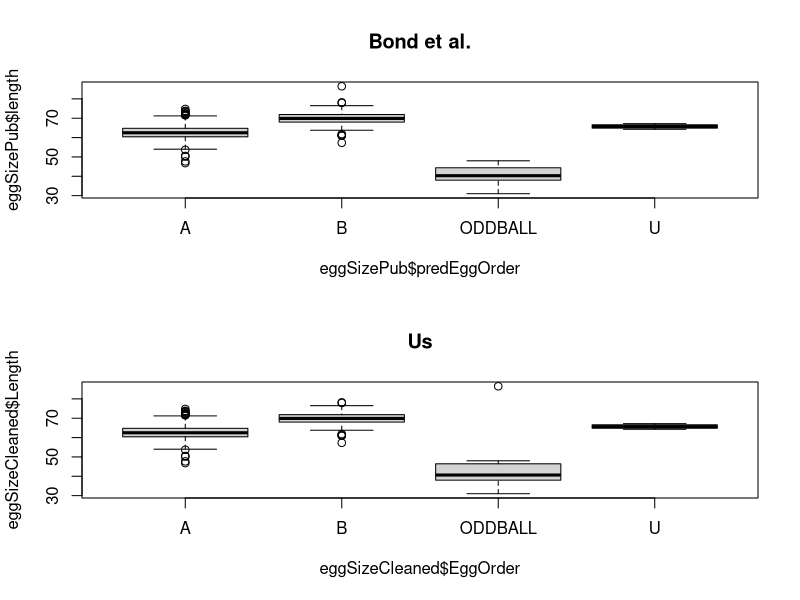

Generate this figure with R: (Note: this script raises an error after producing the figure.)
##################################################################
##                      Penguegg group                          ##
##      Changes rockhopper penguin in egg size over time        ##
##                        RQM Course                            ##
##################################################################

library(dplyr)

#########################import data##############################
rawEggSize <- read.csv("NRPE_eggSize_raw.csv")
names(rawEggSize) <- c('Source', 'SpecimenID', 'Location', 'Day',
                       'Month', 'Year', 'EggOrder', 'Length', 'Breadth', 'Volume', 'Reference')
##################################################################



###################Define discriminant function####################

##'Defines discriminant function with arbitrary cutoff
##'to determine egg-laying order of eggs listed as
##'unknown in dataset. Discriminant function comes from
##'Bond et al. 2016: 
##'D = 0.58*Length + 0.39*Breadth - 57.48
##'D = 0.73*Length + 0.50*Breadth - 72.39

assignOrder <- function(length, breadth, cutoff = 0.66){
  ##discriminant function
  ####From results
  #d <- length*0.73 + breadth*0.50 - 72.39
  
  ####From results, with signs switched
  #d <- -length*0.73 - breadth*0.50 + 72.39
  
  ####From the abstract
  d <- length*0.58 + breadth*0.39 - 57.48
  probB <- 1/(1+exp(-d))
  
  ###Discriminate
  if(probB > cutoff){
    return('B')
  }else if(probB < (1-cutoff)){
    return('A')
  }else{return('U')}
}
##################################################################

###########Define function for classifying oddballs###############
classifyOddballs <- function(eggdat, sdcutoff = 4){
  ###Identify means and sd's of breadth and length
  sdlength <- sd(eggdat$Length)
  sdbreadth <- sd(eggdat$Breadth)
  meanlength <- mean(eggdat$Length)
  meanbreadth <- mean(eggdat$Breadth)
  
  ##Classify abnormal eggs based on length and breadth
  ##based on supplied cutoff
  lengthAbnormal <- abs(eggdat$Length - meanlength)/sdlength > sdcutoff
  breadthAbnormal <- abs(eggdat$Breadth - meanbreadth)/sdbreadth > sdcutoff
  
  ##Change EggOrder to ODDBALL for eggs that are EITHER abnormal in length
  ##or abnormal in breadth
  eggdat$EggOrder <- as.character(eggdat$EggOrder)
  eggdat[lengthAbnormal | breadthAbnormal,'EggOrder'] <- 'ODDBALL'
  eggdat$EggOrder <- as.factor(eggdat$EggOrder)
  
  return(eggdat)
}
##################################################################



######################Apply discriminant function#################
eggSizeAssigned <- rawEggSize

##CHANGE CUTOFF HERE
AccuracyCutoff = 0.66
##

eggSizeAssigned[eggSizeAssigned$EggOrder == 'U',]$EggOrder <- mapply(FUN = assignOrder, 
                                                                     filter(eggSizeAssigned, EggOrder == 'U')$Length, 
                                                                     filter(eggSizeAssigned, EggOrder == 'U')$Breadth, 
                                                                     AccuracyCutoff)
##################################################################

########################CLassify Oddballs#########################
##CHANGE CUTOFF HERE
oddballCutoff <- 3.5
##

eggSizeCleaned <- classifyOddballs(eggSizeAssigned, oddballCutoff)
##################################################################


###############Compare to Bond et al. assignments#################
##'The discriminant function above should have reproduced
##'the assignment procedure in Bond et al. The plots below
##'suggest that it has done so, with the exception of 
##'ODDBALLS, which we haven't been classified yet in this analysis
eggSizePub <- read.csv('NRPE_eggSize.csv')
par(mfrow = c(2,1))
boxplot(eggSizePub$length ~ eggSizePub$predEggOrder, main = 'Bond et al.')
boxplot(eggSizeCleaned$Length ~ eggSizeCleaned$EggOrder, main = 'Us')
plot(eggSizePub$predEggOrder, main = 'Bond et al.')
plot(eggSizeCleaned$EggOrder, main = 'Us')

summary(eggSizePub$predEggOrder)
summary(eggSizeCleaned$EggOrder)
##################################################################


##################Some basic descriptive plots####################
boxplot(data = eggSizeCleaned[eggSizeCleaned$EggOrder == 'B',], Volume ~ Year, main = 'B Eggs')
boxplot(data = eggSizeCleaned[eggSizeCleaned$EggOrder == 'A',], Volume ~ Year, main = 'A Eggs')

boxplot(data = eggSizeCleaned[eggSizeCleaned$EggOrder == 'B',], Volume ~ Month, main = 'B Eggs')
boxplot(data = eggSizeCleaned[eggSizeCleaned$EggOrder == 'A',], Volume ~ Month, main = 'A Eggs')
##################################################################
#eggSizeNoOdd <- filter(eggSizeCleaned, EggOrder != 'ODDBALL')
eggSizeNoOdd <- filter(eggSizeCleaned, EggOrder %in% c('A', 'B'))
eggSizeNoOdd <- eggSizeNoOdd[complete.cases(eggSizeNoOdd),]
m0 <- lm(Volume ~ EggOrder, data = eggSizeNoOdd)


########################Volume ~ Month############################
summary(lm(Volume ~ Month, data = eggSizeNoOdd))
m1 <- lm(Volume ~ Month, data = eggSizeNoOdd)
##without high leverage data point
summary(lm(Volume ~ Month, data = eggSizeNoOdd[-936,]))

##split by Egg Order
summary(lm(Volume ~ Month, data = filter(eggSizeNoOdd, EggOrder == 'B'))) ## p = .00105
summary(lm(Volume ~ Month, data = filter(eggSizeNoOdd, EggOrder == 'A'))) ##n.s
##################################################################


########################Volume ~ Year#############################
m2 <- lm(Volume ~ Year, data = eggSizeNoOdd)
boxplot(data = eggSizeNoOdd, Volume ~ Year)

##Split by egg order
summary(lm(Volume ~ Year, data = filter(eggSizeNoOdd, EggOrder == 'B'))) ##n.s
summary(lm(Volume ~ Year, data = filter(eggSizeNoOdd, EggOrder == 'A'))) ##p = .00699
##################################################################


######################Volume ~ Location###########################
m3 <- lm(Volume ~ Location, data = eggSizeNoOdd)
boxplot(Volume ~ Location, eggSizeNoOdd)
summary(lm(Volume ~  Location, data = filter(eggSizeNoOdd, EggOrder == 'B')))
summary(lm(Volume ~  Location, data = filter(eggSizeNoOdd, EggOrder == 'A')))
##################################################################

######################Multiple Regression#########################
m4 <- lm(Volume ~ EggOrder + Month, data = eggSizeNoOdd)
m5 <- lm(Volume ~ EggOrder * Month, data = eggSizeNoOdd)
m6 <- lm(Volume ~ EggOrder + Year, data = eggSizeNoOdd)
m7 <- lm(Volume ~ EggOrder * Year, data = eggSizeNoOdd)
m8 <- lm(Volume ~ EggOrder + Location, data = eggSizeNoOdd)
m9 <- lm(Volume ~ EggOrder * Location, data = eggSizeNoOdd)
m10 <- lm(Volume ~ EggOrder * Month + Location, data = eggSizeNoOdd)
m11 <- lm(Volume ~ EggOrder * Year + Location, data = eggSizeNoOdd)
m12 <- lm(Volume ~ EggOrder + Location + Year, data = eggSizeNoOdd)
m13 <- lm(Volume ~ EggOrder + Location + Year + Month, data = eggSizeNoOdd)
m14 <- lm(Volume ~ EggOrder*Month + Location + Year*EggOrder, data = eggSizeNoOdd)
##################################################################

########################Model comparison##########################
aic <- AIC(m0, m1,m2,m3,m4,m5,m6,m7,m8,m9,m10,m11,m12,m13,m14)
aic[order(aic$AIC),]
##################################################################
